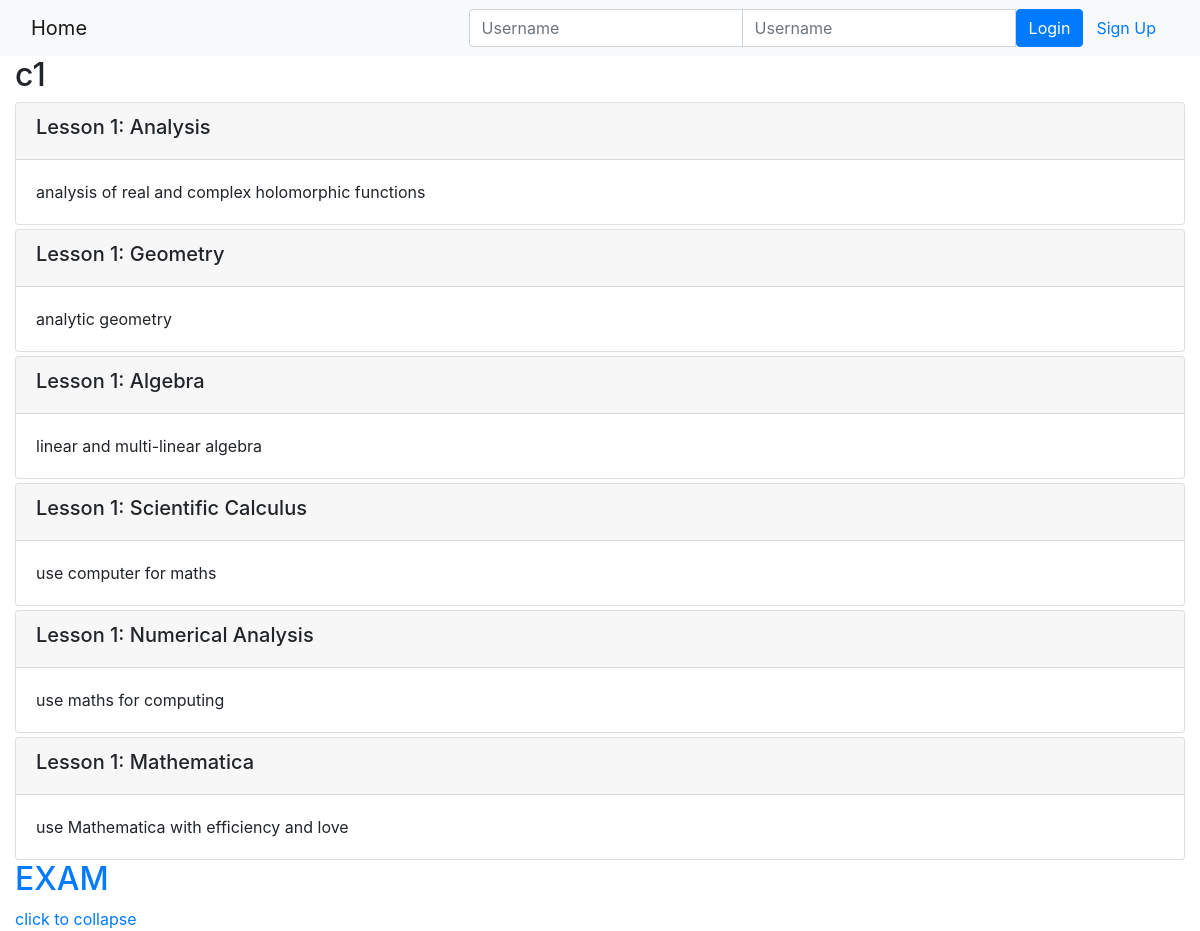
Page /onlinecourse/1/ on the committed database.
### onlinecourse/models.py (models this page shows, shortened)
class Course(models.Model):
    id=models.AutoField(auto_created=True, primary_key=True, serialize=False, verbose_name='ID')
    name = models.CharField(null=False, max_length=30, default='online course')
    image = models.ImageField(upload_to='course_images/')
    description = models.CharField(max_length=1000)
    pub_date = models.DateField(null=True)
    instructors = models.ManyToManyField(Instructor)
    users = models.ManyToManyField(settings.AUTH_USER_MODEL, through='Enrollment')
    total_enrollment = models.IntegerField(default=0)
    is_enrolled = False

class Lesson(models.Model):
    id=models.AutoField(auto_created=True, primary_key=True, serialize=False, verbose_name='ID')
    title = models.CharField(max_length=200, default="title")
    order = models.IntegerField(default=0)
    course = models.ForeignKey(Course, on_delete=models.CASCADE)
    content = models.TextField()

### onlinecourse/views.py (the view)
# urls.py: path('<int:pk>/', views.CourseDetailView.as_view(), name='course_details'),
class CourseDetailView(generic.DetailView):
    model = Course
    template_name = 'onlinecourse/course_detail_bootstrap.html'

### onlinecourse/templates/onlinecourse/course_detail_bootstrap.html (shortened to what this page needs)
<!DOCTYPE html>
<html lang="en">
<head>
     {% load static %}
    <link rel="stylesheet" href="https://maxcdn.bootstrapcdn.com/bootstrap/4.5.2/css/bootstrap.min.css">
</head>
<body>
    <nav class="navbar navbar-light bg-light">
        <div class="container-fluid">
            <div class="navbar-header">
                  <a class="navbar-brand" href="{% url 'onlinecourse:index' %}">Home</a>
            </div>
            <ul class="nav navbar-nav navbar-right">
                {% if user.is_authenticated %}
                <li>
                    <a class="btn btn-link" href="#">{{ user.first_name }}({{ user.username }})</a>
                    <a class="btn btn-link" href="{% url 'onlinecourse:logout' %}">Logout</a>
                </li>
                {% else %}
                <li>
                    <form class="form-inline" action="{% url 'onlinecourse:login' %}" method="post">
                        <div class="input-group">
                            <input type="text" class="form-control" placeholder="Username" name="username" >
                            <input type="password" class="form-control" placeholder="Username" name="psw" >
                            <button class="btn btn-primary" type="submit">Login</button>
                            <a class="btn btn-link" href="{% url 'onlinecourse:registration' %}">Sign Up</a>
                        </div>
                    </form>
                </li>
                {% endif %}
            </ul>
        </div>
    </nav>
    <div class="container-fluid">
            <h2>{{ course.name }}</h2>
            <div class="card-columns-vertical">
                {% for lesson in course.lesson_set.all %}
                    <div class="card mt-1">
                        <div class="card-header"><h5>Lesson {{lesson.order|add:1}}: {{lesson.title}}</h5></div>
                        <div class="card-body">{{lesson.content}}</div>
                    </div>
                {% endfor %}
            </div>
      </div>
     <div class="container-fluid">
           <a href="#exam" data-toggle="collapse"><h2>EXAM</h2> click to collapse</a>
    </div>
</body>
</html>

### rows in the picture
Course: name "c1"
Lesson: order|add "1", title "Analysis", content "analysis of real and complex holomorphic functions"
Lesson: order|add "1", title "Geometry", content "analytic geometry"
Lesson: order|add "1", title "Algebra", content "linear and multi-linear algebra"
Lesson: order|add "1", title "Scientific Calculus", content "use computer for maths"
Lesson: order|add "1", title "Numerical Analysis", content "use maths for computing"
Lesson: order|add "1", title "Mathematica", content "use Mathematica with efficiency and love"
